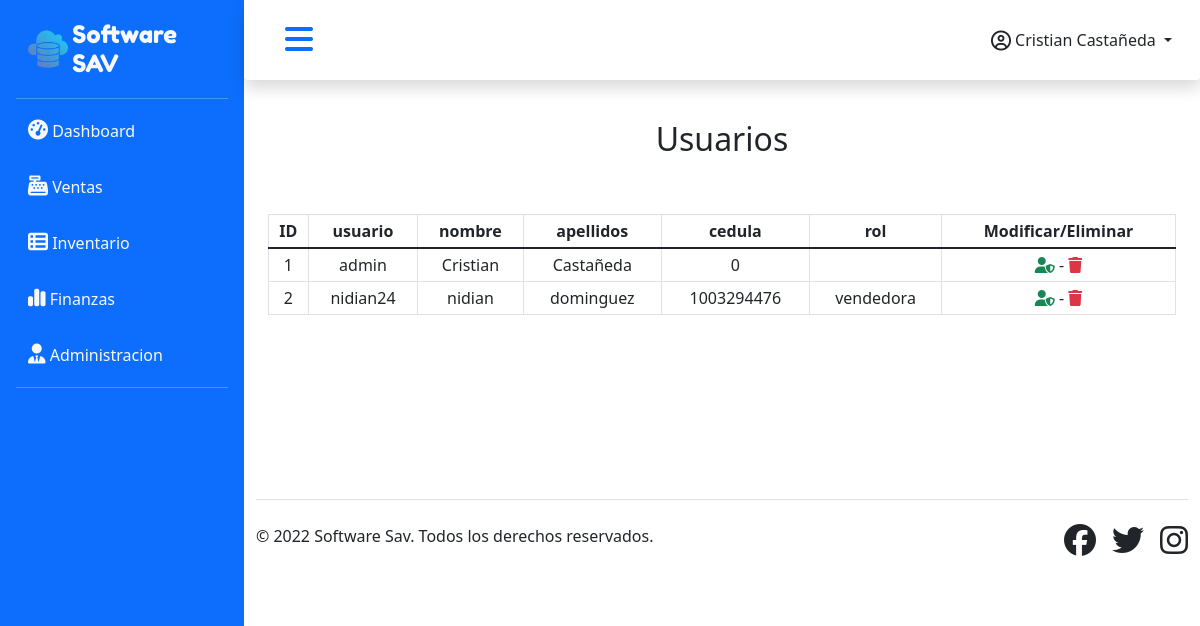
The app's page /dashboard/usuarios.php (signed in) with its own data.
### tables this page shows
CREATE TABLE `usuarios` (
  `ID` int(11) NOT NULL,
  `usuario` varchar(45) DEFAULT NULL,
  `contraseña` varchar(45) DEFAULT NULL,
  `nombres` varchar(45) DEFAULT NULL,
  `apellidos` varchar(45) DEFAULT NULL,
  `Cedula` int(11) NOT NULL,
  `Rol` varchar(45) NOT NULL,
  `Sueldo` int(11) NOT NULL,
  `cuenta_bancaria` int(11) NOT NULL
);

### dashboard/usuarios.php (the view, shortened to what this page needs)
<?php require ('../dashboard/layout/layout.php') ?>
<section class="container">
  <main>
        <div class="container py-4 text-center">
            <h2>Usuarios</h2>
              <br>
            <div class="row py-4">
                <div class="col table-responsive">
                    <table>
                    <tbody id="content1">
                          <?php
                          require 'php/conexion.php';
        $sql = "SELECT ID, usuario, nombres, apellidos, Cedula, Rol FROM usuarios;";
        $result = mysqli_query($conexion, $sql);
        if (mysqli_num_rows($result) > 0) {
         echo "<table class='table table-sm table-bordered' >
            <tr>
            <th>ID</th>
            <th>usuario</th>
            <th>nombre</th>
            <th>apellidos</th>
            <th>cedula</th>
            <th>rol</th>
            <th>Modificar/Eliminar</th>
            <thead></thead></tr>
            ";
            while($row = mysqli_fetch_assoc($result)) {
            echo "<tr>";
            echo "<td>" . $row["ID"]. "</td>";
            echo "<td>" . $row["usuario"]. "</td>";
            echo "<td>" . $row["nombres"]. "</td>";
            echo "<td>" . $row["apellidos"]. "</td>";
            echo "<td>" . $row["Cedula"]. "</td>";
            echo "<td>" . $row["Rol"]. "</td>";
            echo "<td>
            <a class='text-success' href='#'><i class='fa-solid fa-user-shield'></i></a> -
            <a class='text-danger' href='#'><i class='fa-solid fa-trash'> </i></a>
            </td>";
            echo "</tr>";
         }
            echo "</table>";
        } else {
         echo "0 results";
        }
?>
                        </tbody>
                    </table>
                </div>
            </div>
            <div class="row">
                <div class="col-6">
                </div>
                <div class="col-6" id="nav-paginacion1"></div>
            </div>
        </div>
    </main>
    </section>
<?php require ('../dashboard/layout/footer.php') ?>

### dashboard/layout/layout.php (shortened to what this page needs)
<!DOCTYPE html>
<html lang="en">
<head>
    <link href="../bootstrap-5.1/css/bootstrap.min.css" rel="stylesheet">
</head>
<body>
    <div class="d-flex">
    <div id="myDIV" style="width:300px; height: 100; min-height:100vh;" class="bg-primary container">
      <div class="logo d-flex align-items-center m-3">
        <img class="img-fluid" src="../imagenes/logo.png" width="40px">&#160
        <h4 style="font-family:fredoka one; position:relative; top:5px;">
        <a class="text-decoration-none text-light" href="../index.php">Software SAV</a>
       </h4>
      </div>
      <hr class="bg-white m-1">
      <div  class="menu">
          <a class="d-block text-light p-3 text-decoration-none" href="dash.php"><i class="fa-solid fa-gauge-high mr-2 lead"></i> Dashboard</a>
          <a class="d-block text-light p-3 text-decoration-none" href="ventas.php"><i class="fa-solid fa-cash-register mr-2 lead"></i> Ventas</a>
          <a class="d-block text-light p-3 text-decoration-none" href="inventario.php"><i class="fa-solid fa-table-list mr-2 lead"></i> Inventario</a>
          <a class="d-block text-light p-3 text-decoration-none" href="finanzas.php"><i class="fa-solid fa-chart-simple mr-2 lead"></i> Finanzas</a>
          <a class="d-block text-light p-3 text-decoration-none" href="admin.php"><i class="fa-solid fa-user-tie mr-2 lead"></i> Administracion</a>
      </div>
      <hr class="bg-white m-1">
    </div>
    <div class="w-100">
    <nav class="navbar shadow p-3 mb-3 bg-body rounded">
    <div class="container">
      <div class="">
          <button type="button" class="btn" onclick="myFunction()">
              <i class="fa-solid fa-bars fa-2x text-primary"></i>
          </button>
      </div>
      <div>
      <ul class="navbar-nav">
  <li class="nav-item dropdown d-block">
    <a class="text-dark nav-link dropdown-toggle" href="" id="navbarDropdown" role="button" data-bs-toggle="dropdown">
    <i class="fa-regular fa-circle-user fa-lg"></i>
      <?php
      echo $_SESSION["nombres"]." ".$_SESSION["apellidos"];
      ?>
    </a>
  </li>
</ul>
      </div>
    </div>
    </nav>

### dashboard/layout/footer.php (shortened to what this page needs)
<div class="container">
  <br><br><br>
<div class="d-flex text-dark justify-content-between py-4 my-4 border-top">
      <p>© 2022 Software Sav. Todos los derechos reservados.</p>
      <ul class="list-unstyled d-flex">
        <li class="ms-3"><a class="link-dark" href="#"><i class="fa-brands fa-facebook fa-2x"></i></a></li>
        <li class="ms-3"><a class="link-dark" href="#"><i class="fa-brands fa-twitter fa-2x"></i></a></li>
        <li class="ms-3"><a class="link-dark" href="#"><i class="fa-brands fa-instagram fa-2x"></i></a></li>
      </ul>
    </div>
</div>
</div>
  </div>
</body>
</html>

### records on screen
usuarios: ID "1", usuario "admin", nombres "Cristian", apellidos "Castañeda", Cedula "0"
usuarios: ID "2", usuario "nidian24", nombres "nidian", apellidos "dominguez", Cedula "1003294476", Rol "vendedora"

### other values on screen
$_SESSION["nombres"] "Cristian"
$_SESSION["apellidos"] "Castañeda"
